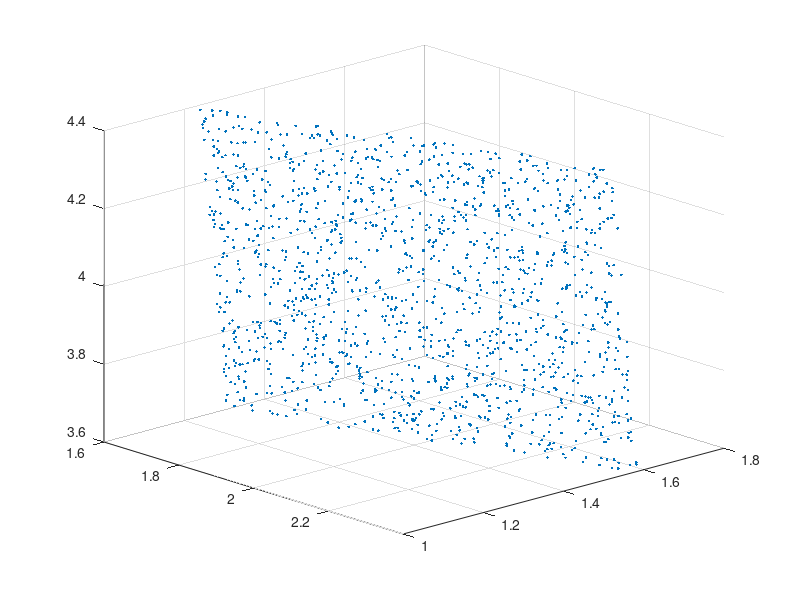

Here is the MATLAB script that generated this plot:
Pos=[2.1,1.45,3.9];
R=10;
M(1)=-9;
M(2)=3;
M(3)=(R*(1+Pos(1)^2+Pos(2)^2).^0.5-Pos(3)-M(1)-Pos(1)*M(2))/Pos(2);
point=M;

%[xx,yy]=meshgrid(1.6:0.001:2.4,1:0.001:1.8);
%[xx,yy]=meshgrid(-20:0.1:20,-20:0.1:20);
xx=rand(20000,1)*0.8+1.6;
yy=rand(20000,1)*0.8+1;
C=R.*(1+xx.^2+yy.^2).^0.5-point(1)-xx.*point(2)-yy.*point(3);
%mesh(xx,yy,C);
scatter3(xx,yy,C,'.');
hold;
axis([1.6 2.4 1 1.8 3.6 4.4]);
view(47,22);
%mesh(xx,yy,0.*(1+xx.^2+yy.^2).^0.5-point(1)-xx.*point(2)-yy.*point(3));
%axis([1.6 2.4 1 1.8 3.6 4.4]);